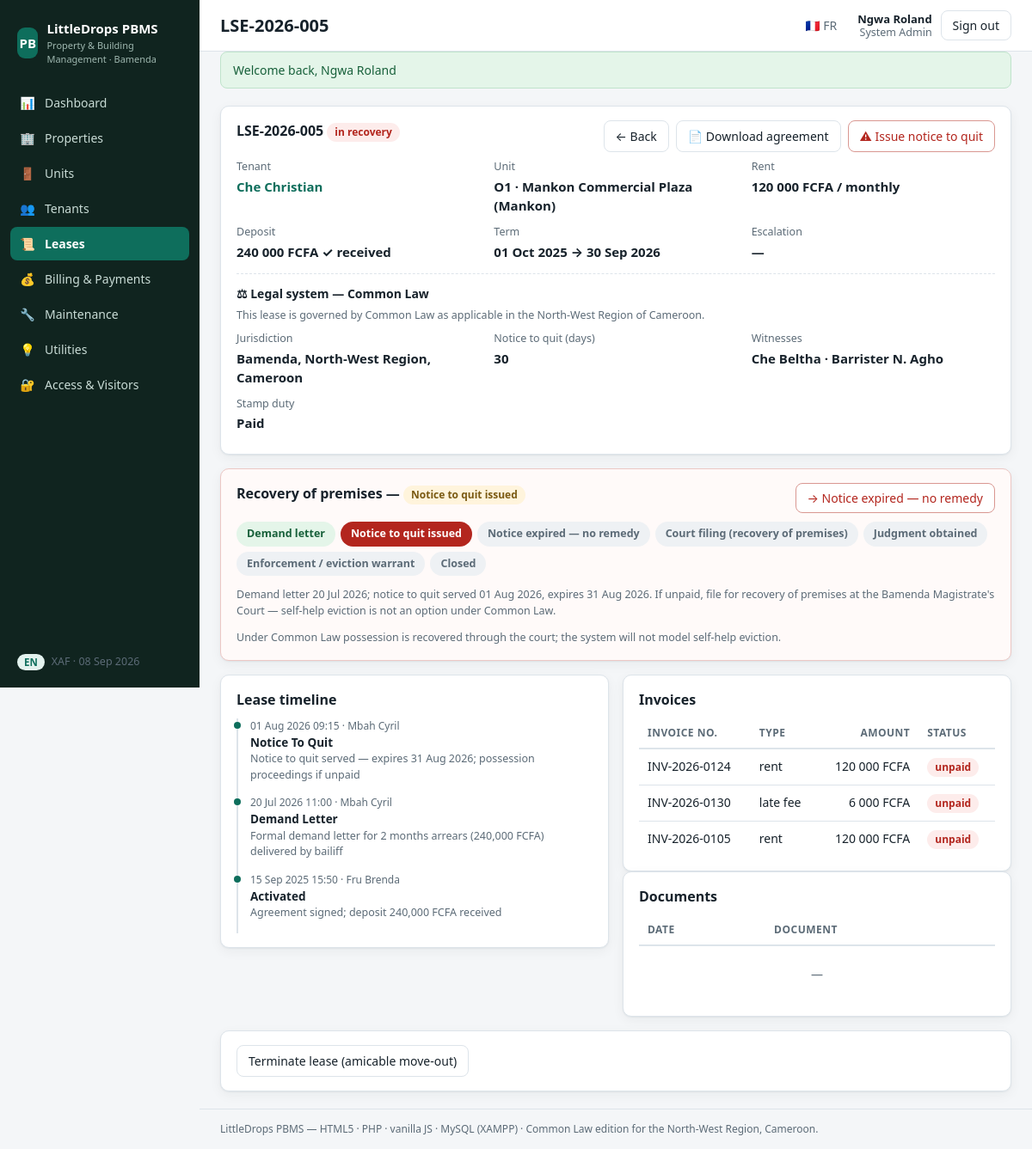
/index.php?r=leases/5 (signed in), run on the app's committed database.
### tables this page shows
CREATE TABLE IF NOT EXISTS leases (
  id             INT UNSIGNED AUTO_INCREMENT PRIMARY KEY,
  code           VARCHAR(20) NOT NULL UNIQUE,    
  unit_id        INT UNSIGNED NOT NULL,
  tenant_id      INT UNSIGNED NOT NULL,
  start_date     DATE NOT NULL,
  end_date       DATE NOT NULL,
  rent_xaf       BIGINT UNSIGNED NOT NULL,
  billing_cycle  ENUM('monthly','quarterly','annually') NOT NULL DEFAULT 'monthly',
  rent_type      ENUM('fixed','dynamic') NOT NULL DEFAULT 'fixed',
  escalation_pct DECIMAL(5,2) NULL,              
  escalation_interval_months SMALLINT UNSIGNED NULL,
  grace_days     SMALLINT UNSIGNED NOT NULL DEFAULT 7,
  penalty_pct    DECIMAL(5,2)  NOT NULL DEFAULT 5.00,
  deposit_xaf    BIGINT UNSIGNED NOT NULL DEFAULT 0,
  deposit_paid   TINYINT(1) NOT NULL DEFAULT 0,
   
  legal_system   ENUM('common_law','civil_law') NOT NULL DEFAULT 'common_law',
  jurisdiction   VARCHAR(160) NOT NULL DEFAULT 'Bamenda, North-West Region, Cameroon',
  notice_to_quit_days SMALLINT UNSIGNED NOT NULL DEFAULT 30,
  status         ENUM('draft','active','expired','terminated','in_recovery') NOT NULL DEFAULT 'draft',
  signed_at      DATETIME NULL,
  witness_1      VARCHAR(120) NULL,
  witness_2      VARCHAR(120) NULL,
  stamp_duty_paid TINYINT(1) NOT NULL DEFAULT 0,
  notes          TEXT NULL,
  created_at     DATETIME NOT NULL DEFAULT CURRENT_TIMESTAMP,
  CONSTRAINT fk_leases_unit FOREIGN KEY (unit_id) REFERENCES units(id)
    ON DELETE RESTRICT ON UPDATE CASCADE,
  CONSTRAINT fk_leases_tenant FOREIGN KEY (tenant_id) REFERENCES tenants(id)
    ON DELETE RESTRICT ON UPDATE CASCADE,
  INDEX idx_leases_status (status)
);

CREATE TABLE IF NOT EXISTS tenants (
  id             INT UNSIGNED AUTO_INCREMENT PRIMARY KEY,
  user_id        INT UNSIGNED NULL,              
  kind           ENUM('individual','corporate') NOT NULL DEFAULT 'individual',
  name           VARCHAR(160) NOT NULL,
  email          VARCHAR(160) NULL,
  phone          VARCHAR(30)  NULL,
  alt_phone      VARCHAR(30)  NULL,
  emergency_name  VARCHAR(120) NULL,
  emergency_phone VARCHAR(30)  NULL,
  id_type        ENUM('national_id','passport','certificate_incorporation','residence_permit') NULL,
  id_number      VARCHAR(60) NULL,
  notes          TEXT NULL,
  created_at     DATETIME NOT NULL DEFAULT CURRENT_TIMESTAMP,
  CONSTRAINT fk_tenants_user FOREIGN KEY (user_id) REFERENCES users(id)
    ON DELETE SET NULL ON UPDATE CASCADE,
  INDEX idx_tenants_name (name)
);

CREATE TABLE IF NOT EXISTS units (
  id             INT UNSIGNED AUTO_INCREMENT PRIMARY KEY,
  building_id    INT UNSIGNED NOT NULL,
  floor_id       INT UNSIGNED NULL,
  code           VARCHAR(30) NOT NULL,
  unit_type      ENUM('apartment','duplex','studio','shop','office','store','duplex_flat','self_contain') NOT NULL DEFAULT 'apartment',
  sqm            DECIMAL(7,2) NULL,
  bedrooms       TINYINT UNSIGNED NULL,
  bathrooms      TINYINT UNSIGNED NULL,
  market_rent_xaf BIGINT UNSIGNED NOT NULL DEFAULT 0,
  status         ENUM('vacant','leased','under_maintenance','reserved','out_of_service') NOT NULL DEFAULT 'vacant',
  amenities      TEXT NULL,                      
  condition_report TEXT NULL,                    
  created_at     DATETIME NOT NULL DEFAULT CURRENT_TIMESTAMP,
  CONSTRAINT fk_units_building FOREIGN KEY (building_id) REFERENCES buildings(id)
    ON DELETE CASCADE ON UPDATE CASCADE,
  CONSTRAINT fk_units_floor FOREIGN KEY (floor_id) REFERENCES floors(id)
    ON DELETE SET NULL ON UPDATE CASCADE,
  UNIQUE KEY uq_unit_code_per_building (building_id, code),
  INDEX idx_units_status (status)
);

CREATE TABLE IF NOT EXISTS buildings (
  id           INT UNSIGNED AUTO_INCREMENT PRIMARY KEY,
  portfolio_id INT UNSIGNED NOT NULL,
  name         VARCHAR(120) NOT NULL,
  quarter      VARCHAR(80)  NOT NULL,            
  city         VARCHAR(80)  NOT NULL DEFAULT 'Bamenda',
  region       VARCHAR(80)  NOT NULL DEFAULT 'North-West',
  address      VARCHAR(200) NULL,
  lat          DECIMAL(10,7) NULL,
  lng          DECIMAL(10,7) NULL,
  created_at   DATETIME NOT NULL DEFAULT CURRENT_TIMESTAMP,
  CONSTRAINT fk_buildings_portfolio FOREIGN KEY (portfolio_id) REFERENCES portfolios(id)
    ON DELETE RESTRICT ON UPDATE CASCADE,
  INDEX idx_buildings_quarter (quarter)
);

CREATE TABLE IF NOT EXISTS recovery_cases (
  id         INT UNSIGNED AUTO_INCREMENT PRIMARY KEY,
  lease_id   INT UNSIGNED NOT NULL,
  stage      ENUM('demand_letter','notice_to_quit_issued','notice_expired','court_filing','judgment','enforcement','closed') NOT NULL DEFAULT 'demand_letter',
  opened_at  DATETIME NOT NULL DEFAULT CURRENT_TIMESTAMP,
  updated_at DATETIME NOT NULL DEFAULT CURRENT_TIMESTAMP ON UPDATE CURRENT_TIMESTAMP,
  notes      TEXT NULL,
  CONSTRAINT fk_recovery_lease FOREIGN KEY (lease_id) REFERENCES leases(id)
    ON DELETE CASCADE ON UPDATE CASCADE,
  INDEX idx_recovery_stage (stage)
);

CREATE TABLE IF NOT EXISTS lease_events (
  id         INT UNSIGNED AUTO_INCREMENT PRIMARY KEY,
  lease_id   INT UNSIGNED NOT NULL,
  event_type VARCHAR(40) NOT NULL,    
  detail     TEXT NULL,
  created_by INT UNSIGNED NULL,
  created_at DATETIME NOT NULL DEFAULT CURRENT_TIMESTAMP,
  CONSTRAINT fk_events_lease FOREIGN KEY (lease_id) REFERENCES leases(id)
    ON DELETE CASCADE ON UPDATE CASCADE,
  INDEX idx_events_lease (lease_id)
);

CREATE TABLE IF NOT EXISTS users (
  id            INT UNSIGNED AUTO_INCREMENT PRIMARY KEY,
  full_name     VARCHAR(120) NOT NULL,
  email         VARCHAR(160) NOT NULL,
  phone         VARCHAR(30)  NULL,
  password_hash VARCHAR(255) NOT NULL,
  role          ENUM('admin','property_manager','accountant','technician','owner','tenant') NOT NULL DEFAULT 'tenant',
  locale        ENUM('en','fr') NOT NULL DEFAULT 'en',
  active        TINYINT(1) NOT NULL DEFAULT 1,
  created_at    DATETIME NOT NULL DEFAULT CURRENT_TIMESTAMP,
  UNIQUE KEY uq_users_email (email)
);

CREATE TABLE IF NOT EXISTS invoices (
  id           INT UNSIGNED AUTO_INCREMENT PRIMARY KEY,
  number       VARCHAR(24) NOT NULL UNIQUE,      
  lease_id     INT UNSIGNED NULL,
  tenant_id    INT UNSIGNED NOT NULL,
  kind         ENUM('rent','utility','late_fee','amenity','other') NOT NULL DEFAULT 'rent',
  issue_date   DATE NOT NULL,
  due_date     DATE NOT NULL,
  period_start DATE NULL,
  period_end   DATE NULL,
  amount_xaf   BIGINT UNSIGNED NOT NULL,
  paid_xaf     BIGINT UNSIGNED NOT NULL DEFAULT 0,
  status       ENUM('draft','unpaid','partial','paid','cancelled') NOT NULL DEFAULT 'unpaid',
  notes        VARCHAR(255) NULL,
  created_at   DATETIME NOT NULL DEFAULT CURRENT_TIMESTAMP,
  CONSTRAINT fk_invoices_lease FOREIGN KEY (lease_id) REFERENCES leases(id)
    ON DELETE SET NULL ON UPDATE CASCADE,
  CONSTRAINT fk_invoices_tenant FOREIGN KEY (tenant_id) REFERENCES tenants(id)
    ON DELETE RESTRICT ON UPDATE CASCADE,
  INDEX idx_invoices_status (status),
  INDEX idx_invoices_due (due_date)
);

### modules/Leases/Views/show.php (the view, shortened to what the rows shown need)
<?php
$nextStage = $recovery ? RecoveryCase::nextStage($recovery['stage']) : null;
$canManage = in_array(current_user()['role'], ['admin', 'property_manager'], true);
?>
<section class="panel">
  <div class="panel-head">
    <h2><?= e($lease['code']) ?>
      <span class="<?= e(badge($lease['status'])) ?>"><?= e(str_replace('_', ' ', $lease['status'])) ?></span>
    </h2>
    <div class="btn-row">
      <a class="btn" href="<?= e(url('leases')) ?>">← <?= e(t('common.back')) ?></a>
      <a class="btn" href="<?= e(url('leases/' . $lease['id'] . '/agreement')) ?>">📄 <?= e(t('lease.agreement_download')) ?></a>
      <?php if ($canManage && in_array($lease['status'], ['active', 'in_recovery'], true)): ?>
        <details class="dropdown">
          <summary class="btn btn-danger">⚠ <?= e(t('lease.notice_to_quit')) ?></summary>
        </details>
      <?php endif; ?>
    </div>
  </div>
  <div class="detail-grid">
    <div><span class="muted"><?= e(t('lease.tenant')) ?></span>
      <strong><a href="<?= e(url('tenants/' . $lease['tenant_id'])) ?>"><?= e($lease['tenant_name']) ?></a></strong></div>
    <div><span class="muted"><?= e(t('lease.unit')) ?></span>
      <strong><?= e($lease['unit_code']) ?> · <?= e($lease['building_name']) ?> (<?= e($lease['quarter']) ?>)</strong></div>
    <div><span class="muted"><?= e(t('lease.rent')) ?></span>
      <strong><?= e(fmt_xaf($lease['rent_xaf'])) ?> / <?= e($lease['billing_cycle']) ?></strong></div>
    <div><span class="muted"><?= e(t('lease.deposit')) ?></span>
      <strong><?= e(fmt_xaf($lease['deposit_xaf'])) ?> <?= $lease['deposit_paid'] ? '✓ received' : '— pending' ?></strong></div>
    <div><span class="muted">Term</span>
      <strong><?= e(fmt_date($lease['start_date'])) ?> → <?= e(fmt_date($lease['end_date'])) ?></strong></div>
    <div><span class="muted">Escalation</span>
      <strong><?= $lease['escalation_pct'] !== null
        ? '+' . rtrim(rtrim((string) $lease['escalation_pct'], '0'), '.') . '% every ' . (int) $lease['escalation_interval_months'] . ' mo'
        : '—' ?></strong></div>
  </div>
  <div class="legal-panel">
    <h3>⚖ <?= e(t('lease.legal_system')) ?> — <?= e($lease['legal_system'] === 'common_law' ? 'Common Law' : 'Civil Law') ?></h3>
    <p class="hint"><?= e(t('lease.common_law_note')) ?></p>
    <div class="detail-grid">
      <div><span class="muted"><?= e(t('lease.jurisdiction')) ?></span><strong><?= e($lease['jurisdiction']) ?></strong></div>
      <div><span class="muted"><?= e(t('lease.notice_days')) ?></span><strong><?= (int) $lease['notice_to_quit_days'] ?></strong></div>
      <div><span class="muted"><?= e(t('lease.witnesses')) ?></span>
        <strong><?= e(trim(($lease['witness_1'] ?? '—') . ' · ' . ($lease['witness_2'] ?? '—'))) ?></strong></div>
      <div><span class="muted">Stamp duty</span>
        <strong><?= $lease['stamp_duty_paid'] ? 'Paid' : 'Not yet paid' ?></strong></div>
    </div>
  </div>
</section>
<?php if ($recovery): ?>
<section class="panel panel-danger">
  <div class="panel-head">
    <h2><?= e(t('lease.recovery')) ?> — <span class="<?= e(badge($recovery['stage'])) ?>"><?= e(RecoveryCase::STAGES[$recovery['stage']] ?? $recovery['stage']) ?></span></h2>
    <?php if ($canManage && $nextStage): ?>
      <form method="post" action="<?= e(url('leases/' . $lease['id'] . '/recovery')) ?>">
        <button class="btn btn-danger" type="submit" data-confirm="Advance recovery to &quot;<?= e(RecoveryCase::STAGES[$nextStage]) ?>&quot;?">
          → <?= e(RecoveryCase::STAGES[$nextStage]) ?>
        </button>
      </form>
    <?php endif; ?>
  </div>
  <ol class="pipeline">
    <?php $keys = array_keys(RecoveryCase::STAGES); $currentIdx = array_search($recovery['stage'], $keys, true); ?>
    <?php foreach ($keys as $i => $stageKey): ?>
      <li class="<?= $i < $currentIdx ? 'done' : ($i === $currentIdx ? 'current' : 'todo') ?>"><?= e(RecoveryCase::STAGES[$stageKey]) ?></li>
    <?php endforeach; ?>
  </ol>
  <?php if ($recovery['notes']): ?><p class="muted"><?= e($recovery['notes']) ?></p><?php endif; ?>
  <p class="hint">Under Common Law possession is recovered through the court; the system will not model self-help eviction.</p>
</section>
<?php endif; ?>
<div class="two-col">
  <section class="panel">
    <h2><?= e(t('lease.timeline')) ?></h2>
    <ul class="timeline">
      <?php foreach ($events as $ev): ?>
      <li>
        <div class="tl-when"><?= e(date('d M Y H:i', strtotime($ev['created_at']))) ?><?= $ev['by_name'] ? ' · ' . e($ev['by_name']) : '' ?></div>
        <div class="tl-type"><?= e(str_replace('_', ' ', $ev['event_type'])) ?></div>
        <?php if ($ev['detail']): ?><div class="muted"><?= e($ev['detail']) ?></div><?php endif; ?>
      </li>
      <?php endforeach; ?>
    </ul>
  </section>
  <div>
    <section class="panel">
      <h2><?= e(t('bill.invoices')) ?></h2>
      <table class="table">
        <thead><tr><th><?= e(t('bill.number')) ?></th><th><?= e(t('bill.kind')) ?></th>
          <th class="num"><?= e(t('common.amount')) ?></th><th><?= e(t('common.status')) ?></th></tr></thead>
        <tbody>
          <?php foreach ($invoices as $inv): ?>
          <tr>
            <td><?= e($inv['number']) ?></td>
            <td><?= e(str_replace('_', ' ', $inv['kind'])) ?></td>
            <td class="num"><?= e(fmt_xaf($inv['amount_xaf'])) ?></td>
            <td><span class="<?= e(badge($inv['status'])) ?>"><?= e($inv['status']) ?></span></td>
          </tr>
          <?php endforeach; ?>
        </tbody>
      </table>
    </section>
    <section class="panel">
      <h2><?= e(t('lease.documents')) ?></h2>
      <table class="table">
        <thead><tr><th><?= e(t('common.date')) ?></th><th>Document</th></tr></thead>
        <tbody>
          <?php if (!$documents): ?><tr><td colspan="2" class="empty">—</td></tr><?php endif; ?>
        </tbody>
      </table>
    </section>
  </div>
</div>
<?php if ($canManage && in_array($lease['status'], ['active', 'in_recovery', 'expired'], true)): ?>
<section class="panel">
  <details>
    <summary class="btn">Terminate lease (amicable move-out)</summary>
  </details>
</section>
<?php endif; ?>

### core/Router.php (shortened to what the rows shown need)
<?php
final class Router
{
    private array $routes = [];
    public function add(string $method, string $pattern, callable|array $handler): void
    {
        if (is_array($handler)) {
            [$class, $action] = $handler;
            $handler = static fn(array $params): mixed => (new $class())->{$action}($params);
        }
        $this->routes[strtoupper($method)][] = [$pattern, $handler];
    }
    public function dispatch(string $route): void
    {
        $method = Request::method();
        $route  = trim($route, '/');
        foreach ($this->routes[$method] ?? [] as [$pattern, $handler]) {
            $regex = '#^' . preg_replace('#\{(\w+)\}#', '(?P<$1>[^/]+)', $pattern) . '$#';
            if (preg_match($regex, $route, $m)) {
                $params = array_filter($m, 'is_string', ARRAY_FILTER_USE_KEY);
                $handler($params);
                return;
            }
        }
    }
}

### data on the page
leases: code "LSE-2026-005", status "in recovery", tenant.name "Che Christian", unit.code "O1", buildings.name "Mankon Commercial Plaza", buildings.quarter "Mankon", rent_xaf "120 000 FCFA", billing_cycle "monthly", deposit_xaf "240 000 FCFA", start_date "01 Oct 2025", end_date "30 Sep 2026", legal_system "Common Law", jurisdiction "Bamenda, North-West Region, Cameroon", notice_to_quit_days "30", witness_1+witness_2 "Che Beltha · Barrister N. Agho"
recovery_cases: stage "Notice to quit issued", stage "Notice expired — no remedy", notes "Demand letter 20 Jul 2026; notice to quit served 01 Aug 2026, expires 31 Aug 2026. If unpaid, file for recovery of premises at the Bamenda Magistrate's Court — self-help eviction is not an option under Common Law."
lease_events: created_at "01 Aug 2026 09:15", users.full_name "Mbah Cyril", event_type "Notice To Quit", detail "Notice to quit served — expires 31 Aug 2026; possession proceedings if unpaid"
lease_events: created_at "20 Jul 2026 11:00", users.full_name "Mbah Cyril", event_type "Demand Letter", detail "Formal demand letter for 2 months arrears (240,000 FCFA) delivered by bailiff"
lease_events: created_at "15 Sep 2025 15:50", users.full_name "Fru Brenda", event_type "Activated", detail "Agreement signed; deposit 240,000 FCFA received"
invoices: number "INV-2026-0124", kind "rent", amount_xaf "120 000 FCFA", status "unpaid"
invoices: number "INV-2026-0130", kind "late fee", amount_xaf "6 000 FCFA", status "unpaid"
invoices: number "INV-2026-0105", kind "rent", amount_xaf "120 000 FCFA", status "unpaid"

### other printed values
$icon "📊"
$label "Dashboard"
$icon "🏢"
$label "Properties"
$icon "🚪"
$label "Units"
$icon "👥"
$label "Tenants"
$icon "📜"
$label "Leases"
$icon "💰"
$label "Billing & Payments"
$icon "🔧"
$label "Maintenance"
$icon "💡"
